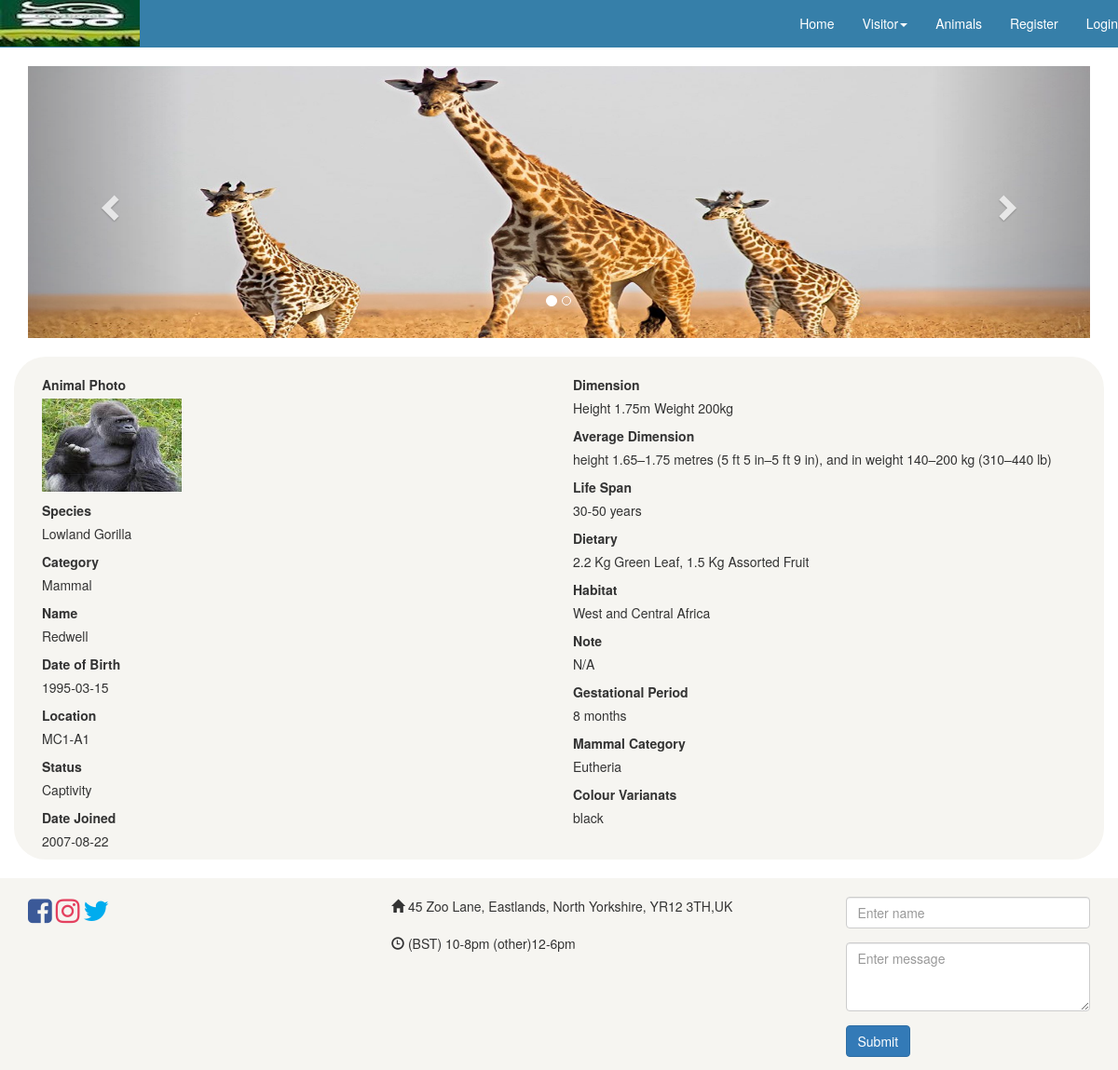
/user/mammal_information.php?id=11, run on the app's committed database.
### tables this page shows
CREATE TABLE `mammal` (
  `id` int(11) NOT NULL,
  `species` varchar(255) NOT NULL,
  `category` varchar(255) NOT NULL,
  `name` varchar(255) NOT NULL,
  `photo` varchar(500) NOT NULL,
  `date_of_birth` varchar(255) NOT NULL,
  `location` varchar(255) NOT NULL,
  `captivity_wild` varchar(255) NOT NULL,
  `date_joined` date NOT NULL,
  `dimension` varchar(255) NOT NULL,
  `average_dimension` varchar(255) NOT NULL,
  `life` varchar(255) NOT NULL,
  `dietary` varchar(255) NOT NULL,
  `habitat` varchar(255) NOT NULL,
  `note` varchar(255) NOT NULL,
  `gestational` varchar(255) NOT NULL,
  `mammal_category` varchar(255) NOT NULL,
  `mammal_colour` varchar(255) NOT NULL
);

### user/mammal_information.php (the view)
<?php
include'../connection/connection.php';
include'user_header.php';
if (isset($_GET['id'])) {
    $mammal_information = $connection->prepare("SELECT * FROM mammal WHERE id = :id");
    $mammal_information->execute($_GET);
    $info = $mammal_information->fetch();
}
?>
    <div class="container info">
        <div class="col-md-6 record">
        <label>Animal Photo</label>
        <p><?php echo '<img style="width: 150px; height:100px;" src="../img/'.$info['photo'].'">';?></p>
        <label>Species</label>
        <p><?php echo $info['species'];?></p>
        <label>Category</label>
        <p><?php echo $info['category'];?></p>
        <label>Name</label>
        <p><?php echo $info['name'];?></p>
        <label>Date of Birth</label>
        <p><?php echo $info['date_of_birth'];?></p>
        <label>Location</label>
        <p><?php echo $info['location'];?></p>
        <label>Status</label>
        <p><?php echo $info['captivity_wild'];?></p>
        <label>Date Joined</label>
        <p><?php echo $info['date_joined'];?></p>
    </div>
    <div class="col-md-6 record">
        <label>Dimension </label>
        <p><?php echo $info['dimension'];?></p>
        <label>Average Dimension</label>
        <p><?php echo $info['average_dimension'];?></p>
        <label>Life Span</label>
        <p><?php echo $info['life'];?></p>
        <label>Dietary</label>
        <p><?php echo $info['dietary'];?></p>
        <label>Habitat</label>
        <p><?php echo $info['habitat'];?></p>
        <label>Note</label>
        <p><?php echo $info['note'];?></p>
        <label>Gestational Period</label>
        <p><?php echo $info['gestational'];?></p>
        <label>Mammal Category</label>
        <p><?php echo $info['mammal_category'];?></p>
        <label>Colour Varianats</label>
        <p><?php echo $info['mammal_colour'];?></p>
        </div>
    </div>
<?php include 'footer.php';?>

### css/main.css (style rules this page uses)
.info { background-color: #f6f5f1; border-radius: 34px; }
.record { margin-top: 20px; }

### data on the page
mammal: photo (picture), species "Lowland Gorilla", category "Mammal", name "Redwell", date_of_birth "1995-03-15", location "MC1-A1", captivity_wild "Captivity", date_joined "2007-08-22", dimension "Height 1.75m Weight 200kg", average_dimension "height 1.65–1.75 metres (5 ft 5 in–5 ft 9 in), and in weight 140–200 kg (310–440 lb)", life "30-50 years", dietary "2.2 Kg Green Leaf, 1.5 Kg Assorted Fruit", habitat "West and Central Africa", note "N/A", gestational "8 months", mammal_category "Eutheria", mammal_colour "black"
